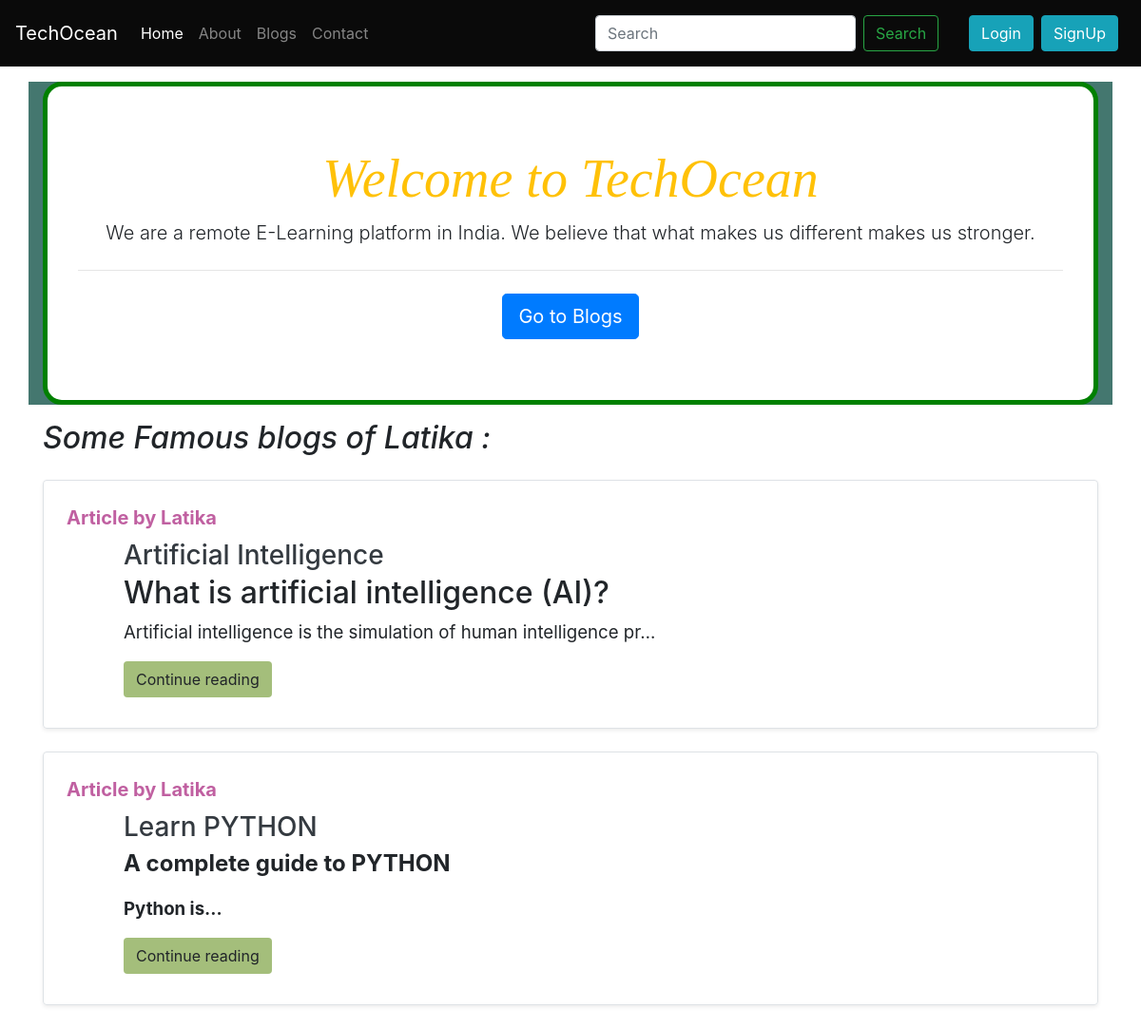
The page / on the database its author committed.
### blog/models.py (models this page shows, shortened)
class Post(models.Model):
    sno=models.AutoField(primary_key=True)
    title=models.CharField(max_length=255)
    author=models.CharField(max_length=14)
    slug=models.CharField(max_length=130)
    views= models.IntegerField(default=0)
    timeStamp=models.DateTimeField(blank=True)
    content=models.TextField()

### home/views.py (the view)
# urls.py: 2. Add a URL to urlpatterns:  path('', views.home, name='home')
def home(request):
     allPosts= Post.objects.all()
     context={'allPosts': allPosts}
     return render(request, "home/home.html", context)

### templates/home/home.html (shortened to what this page needs)
{% extends 'base.html' %}
{% block homeactive %} active {% endblock homeactive %}
{% block body %}
<div style="background-color: rgb(68, 119, 111);" class="container">
  <div style=" border: 5px solid green;" class="welcome-banner jumbotron my-3">
    <h1 style="font-family: 'Roboto Slab', serif;" class=" font-italic text-warning display-4">Welcome to TechOcean</h1>
    <p class="lead">We are a remote E-Learning platform in India. We believe that what makes us different makes us
      stronger.</p>
    <hr class="my-4">
    <a class="div-animate btn btn-primary btn-lg" href="/blog" role="button">Go to Blogs</a>
  </div>
</div>
<div class="container my-3">
  <h2 class=" font-italic">Some Famous blogs of Latika :</h2>
  {% for post in allPosts %}
  {% if post.author == 'Latika'%}
  <div class="row no-gutters border rounded overflow-hidden flex-md-row mb-4 shadow-sm h-md-250 my-4 position-relative">
    <div class="col p-4 d-flex flex-column position-static">
        <div style="color: #C060A1; font-size: 20px;">
            <strong class="d-inline-block mb-2">Article  by {{ post.author }}</strong>
        </div>
        <div style="margin-left: 60px;">
            <h3 class="mb-0"><a class="text-dark" href="/blog/{{post.slug}}">{{ post.title }} </a> </h3>
            <p class="card-text mb-auto"> <div class="preview">{{ post.content | safe | truncatechars:200}} </div></p>
            <div class="my-2">
                <a style="background-color: #A4BE7B;" href="/blog/{{post.slug}}" role="button" class="btn">Continue reading</a>
            </div>
        </div>
    </div>
</div>
  {% endif %}
  {% endfor %}
</div>
{% endblock body %}

### static/styles.css (style rules this page uses)
body { background-color: cyan; }
.welcome-banner { text-align: center; border-radius: 20px; background-color: white; }

### rows shown on the page
Post: author "Latika", title "Artificial Intelligence", content "What is artificial intelligence (AI)? Artificial intelligence is the simulation of human intelligence pr…"
Post: author "Latika", title "Learn PYTHON", content "A complete guide to PYTHON Python is…"
